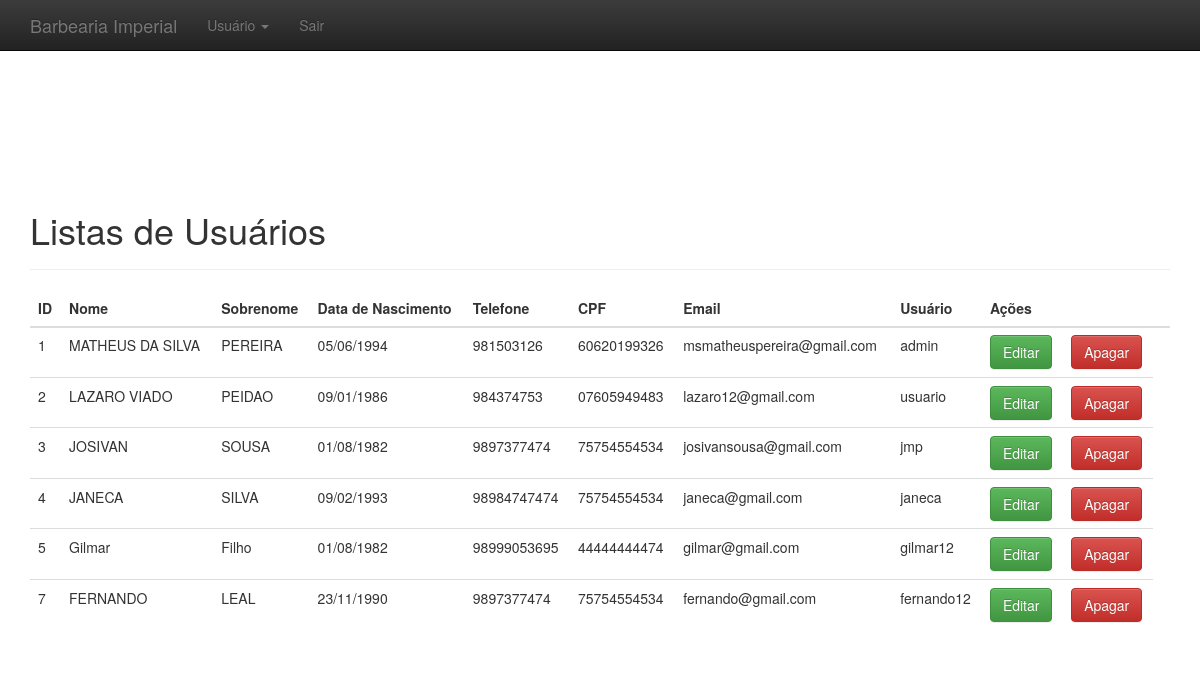
The app's page /listar_usuario.php with its own data.
### tables this page shows
CREATE TABLE `usuarios` (
  `id` int(11) NOT NULL AUTO_INCREMENT,
  `nome` varchar(255) DEFAULT NULL,
  `sobrenome` varchar(255) DEFAULT NULL,
  `data` date DEFAULT NULL,
  `telefone` varchar(11) DEFAULT NULL,
  `cpf` varchar(11) DEFAULT NULL,
  `email` varchar(45) DEFAULT NULL,
  `usuario` varchar(45) DEFAULT NULL,
  `senha` varchar(45) DEFAULT NULL,
  `nivel_acesso_id` int(11) DEFAULT NULL,
  `created` datetime DEFAULT NULL,
  `modified` datetime DEFAULT NULL,
  PRIMARY KEY (`id`)
);

### listar_usuario.php (the view, shortened to what this page needs)
<?php
include_once ("conexao.php");
?>
<!DOCTYPE html>
<html lang="pt-br">
<head>
  <link href="css/bootstrap.min.css" rel="stylesheet">
  <link href="css/bootstrap-theme.min.css" rel="stylesheet">
  <link href="css/ie10-viewport-bug-workaround.css" rel="stylesheet">
  <link href="theme.css" rel="stylesheet">
</head>
<body>
  <nav class="navbar navbar-inverse navbar-fixed-top">
    <div class="container">
      <div class="navbar-header">
        <a class="navbar-brand" href="administrativo.php">Barbearia Imperial</a>
      </div>
      <div id="navbar" class="navbar-collapse collapse">
        <ul class="nav navbar-nav">
          <li class="dropdown">
            <a href="#" class="dropdown-toggle" data-toggle="dropdown" role="button" aria-haspopup="true" aria-expanded="false">Usuário <span class="caret"></span></a>
          </li>
            <li><a href="sair.php">Sair</a></li>
        </ul>
      </div>
    </div>
  </nav><br /><br />
<?php
    $con=mysqli_query($con, "SELECT * FROM usuarios ORDER BY 'id'");
    ?>
  <div class="container theme-showcase" role="main"><br /><br /><br />
    <div class="page-header">
      <h1>Listas de Usuários</h1>
    </div>
    <div class="row">
      <div class="col-md-12">
        <table class="table table-hover">
          <thead>
            <tr>
              <th>ID</th>
              <th>Nome</th>
              <th>Sobrenome</th>
              <th>Data de Nascimento</th>
              <th>Telefone</th>
              <th>CPF</th>
              <th>Email</th>
              <th>Usuário</th>
              <th>Ações</th>
              <th></th>
              <th></th>
            </tr>
          </thead>
          <tbody>
          <?php while ($linhas= mysqli_fetch_array($con)){?>
              <td><?=$linhas['id']?></td>
              <td><?=$linhas['nome']?></td>
              <td><?=$linhas['sobrenome']?></td>
              <td><?=date("d/m/Y", strtotime($linhas['data']))?></td>
              <td><?=$linhas['telefone']?></td>
              <td><?=$linhas['cpf']?></td>
              <td><?=$linhas['email']?></td>
              <td><?=$linhas['usuario']?></td>
              <td><a href="editar_usuario.php?&id=<?php echo $linhas['id'];?>" class="btn btn-success">Editar</a></td>
              <td>
                  <a href="deletar_usuario.php?&id=<?php echo $linhas['id'];?>" class="btn btn-danger">Apagar</a>
              </td>
            <?php } ?>
          </tbody>
        </table>
      </div>
    </div>
</body>
</html>

### css/theme.css (style rules this page uses)
body { padding-top: 70px; padding-bottom: 30px; }

### records on screen
usuarios: id "1", nome "MATHEUS DA SILVA", sobrenome "PEREIRA", data "05/06/1994", telefone "981503126", cpf "60620199326", email "msmatheuspereira@gmail.com", usuario "admin"
usuarios: id "2", nome "LAZARO VIADO", sobrenome "PEIDAO", data "09/01/1986", telefone "984374753", cpf "07605949483", email "lazaro12@gmail.com", usuario "usuario"
usuarios: id "3", nome "JOSIVAN", sobrenome "SOUSA", data "01/08/1982", telefone "9897377474", cpf "75754554534", email "josivansousa@gmail.com", usuario "jmp"
usuarios: id "4", nome "JANECA", sobrenome "SILVA", data "09/02/1993", telefone "98984747474", cpf "75754554534", email "janeca@gmail.com", usuario "janeca"
usuarios: id "5", nome "Gilmar", sobrenome "Filho", data "01/08/1982", telefone "98999053695", cpf "44444444474", email "gilmar@gmail.com", usuario "gilmar12"
usuarios: id "7", nome "FERNANDO", sobrenome "LEAL", data "23/11/1990", telefone "9897377474", cpf "75754554534", email "fernando@gmail.com", usuario "fernando12"
